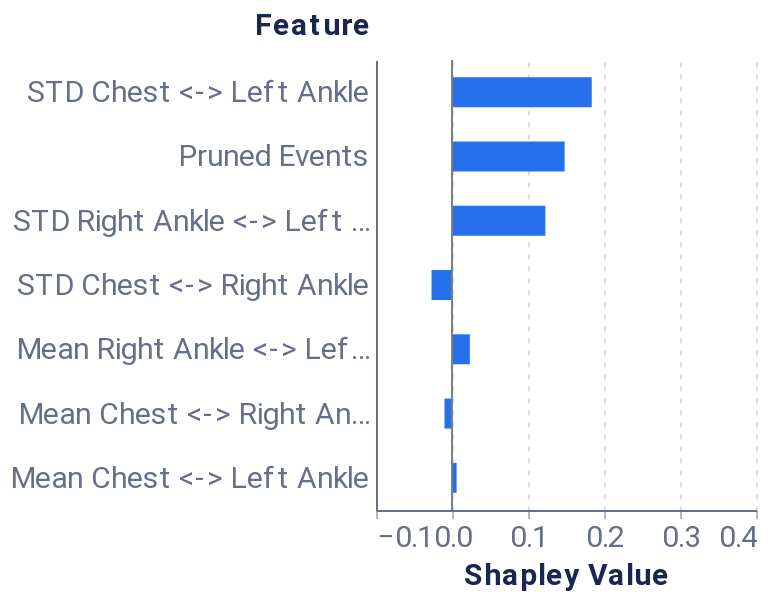

The notebook cell saved with this chart:
### Markdown cell above
##### Feature-level explanation

### Code cell
feature_dict = {'rs': 42, 'nsamples': 32000, 'feature_names': model_features, 'plot_features': plot_feats}
feature_data = local_feat(f, pos_x_data, feature_dict, positive_sequence_id, sequence_id_feat, average_event, pruning_idx)
feature_plot = plot_feat_barplot(feature_data, feature_dict.get('top_feats'), feature_dict.get('plot_features'))
feature_plot

### Figure 1 — Vega-Lite specification as saved in the notebook (floating-point values rounded to 4 significant figures)
{"config": {"axis": {"domain": true, "domainColor": "#666F89", "grid": false, "gridCap": "round", "gridColor": "#B3B7C4", "gridDash": [2, 4], "gridWidth": 0.5, "labelColor": "#666F89", "labelFont": "Roboto, Arial, sans-serif", "labelPadding": 2, "tickColor": "#666F89", "tickOpacity": 0.5, "tickSize": 4, "titleColor": "#19274E", "titleFont": "Roboto, Arial, sans-serif", "titleFontSize": 12}, "axisBand": {"domain": true, "labelPadding": 4, "ticks": false}, "axisY": {"domain": false, "titleAlign": "left", "titleAngle": 0, "titleX": -20, "titleY": -10}, "legend": {"labelColor": "#666F89", "labelFont": "Roboto, Arial, sans-serif", "labelFontSize": 12, "symbolSize": 40, "titleColor": "#19274E", "titleFont": "Roboto, Arial, sans-serif", "titleFontSize": 12, "titlePadding": 4}, "arc": {"stroke": "#FFFFFF", "strokeWidth": 1}, "bar": {"fill": "#2770EB", "stroke": null}, "line": {"stroke": "#2770EB", "strokeWidth": 2}, "path": {"stroke": "#2770EB", "strokeWidth": 0.5}, "point": {"fill": "#2770EB", "shape": "circle", "filled": true}, "rect": {"fill": "#2770EB"}, "rule": {"stroke": "#666F89"}, "shape": {"stroke": "#2770EB"}, "text": {"color": "#19274E", "font": "Roboto, Arial, sans-serif", "fontSize": 12}, "range": {"category": ["#2770EB", "#77B98A", "#DA5252", "#FFC400", "#A87AEA", "#00A39E", "#19274E"], "diverging": ["#006360", "#2BB3AE", "#96D9D7", "#FFFFFF", "#EDAAAA", "#DA5252", "#811D1D"], "heatmap": ["#18448F", "#1B4EA5", "#2770EB", "#4C88EE", "#82ACF3", "#A6C4F7", "#E9F1FD"], "ramp": ["#18448F", "#1B4EA5", "#2770EB", "#4C88EE", "#82ACF3", "#A6C4F7", "#E9F1FD"]}, "background": "#FFFFFF", "group": {"fill": "#FFFFFF"}, "header": {"labelColor": "#19274E", "labelFont": "Roboto, Arial, sans-serif", "labelFontSize": 12, "titleColor": "#19274E", "titleFont": "Roboto, Arial, sans-serif", "titleFontSize": 16}, "title": {"anchor": "start", "color": "#19274E", "font": "Roboto, Arial, sans-serif", "fontSize": 20, "fontWeight": "bold", "offset": 20, "subtitleColor": "#19274E", "subtitleFontSize": 16}, "view": {"continuousHeight": 300, "continuousWidth": 400, "stroke": "transparent"}}, "layer": [{"data": {"name": "data-b2aee03b3e1b101594501457fdd54866"}, "mark": {"type": "bar", "size": 15, "thickness": 1}, "encoding": {"x": {"axis": {"grid": true, "labelFontSize": 15, "title": "Shapley Value", "titleFontSize": 15}, "field": "Shapley Value", "scale": {"domain": [-0.1, 0.4]}, "type": "quantitative"}, "y": {"axis": {"labelFontSize": 15, "title": "Feature", "titleFontSize": 15, "titleX": -61}, "field": "Feature", "sort": {"field": "sort_col", "order": "descending"}, "type": "nominal"}}}, {"data": {"name": "data-9c00aa9dc2b1c1a0b4bf9b34ead12925"}, "mark": {"type": "rule", "color": "#798184"}, "encoding": {"x": {"field": "x", "type": "quantitative"}}}], "height": 225, "width": 190, "$schema": "https://vega.github.io/schema/vega-lite/v4.17.0.json", "datasets": {"data-b2aee03b3e1b101594501457fdd54866": [{"Random seed": 42, "NSamples": 32000, "Feature": "Mean Chest <-> Right Ankle", "Shapley Value": -0.00989, "sort_col": 0.00989}, {"Random seed": 42, "NSamples": 32000, "Feature": "STD Chest <-> Right Ankle", "Shapley Value": -0.02694, "sort_col": 0.02694}, {"Random seed": 42, "NSamples": 32000, "Feature": "Mean Chest <-> Left Ankle", "Shapley Value": 0.006072, "sort_col": 0.006072}, {"Random seed": 42, "NSamples": 32000, "Feature": "STD Chest <-> Left Ankle", "Shapley Value": 0.1839, "sort_col": 0.1839}, {"Random seed": 42, "NSamples": 32000, "Feature": "Mean Right Ankle <-> Left Ankle", "Shapley Value": 0.02347, "sort_col": 0.02347}, {"Random seed": 42, "NSamples": 32000, "Feature": "STD Right Ankle <-> Left Ankle", "Shapley Value": 0.1229, "sort_col": 0.1229}, {"Random seed": 42, "NSamples": 32000, "Feature": "Pruned Events", "Shapley Value": 0.1482, "sort_col": 0.1482}], "data-9c00aa9dc2b1c1a0b4bf9b34ead12925": [{"x": 0}]}}
